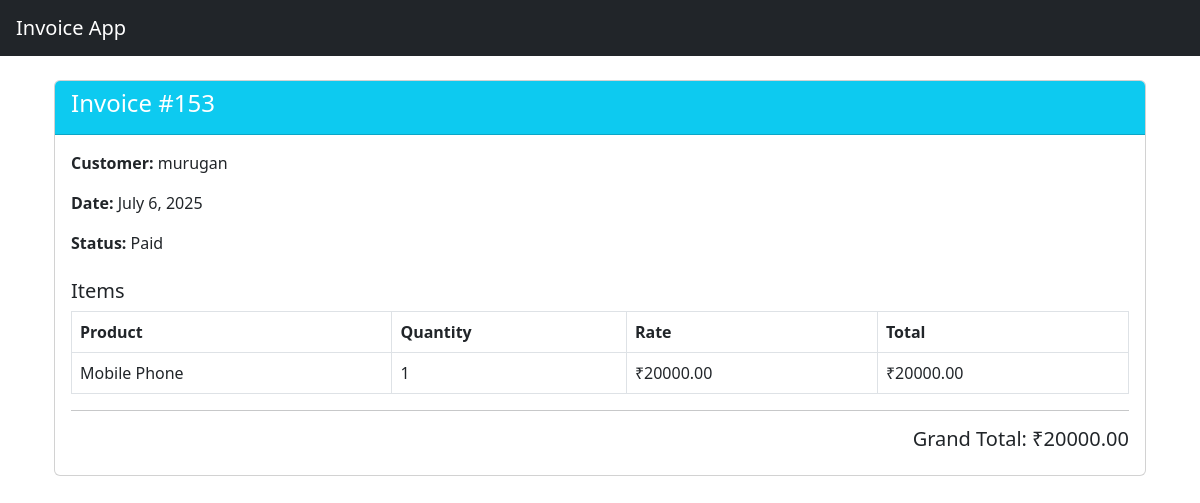
/invoice/invoice/153/ (signed in), run on the app's committed database.
### app1/models.py (models this page shows, shortened)
class Invoice(models.Model):
    customer = models.ForeignKey('Customer', on_delete=models.CASCADE)
    total = models.DecimalField(max_digits=10, decimal_places=2)
    status = models.CharField(max_length=20, choices=[('Paid', 'Paid'), ('Unpaid', 'Unpaid')])
    date = models.DateField(auto_now_add=True)  # You may already have this
    created_at = models.DateTimeField(auto_now_add=True)  # ✅ Add this if missing

class Customer(models.Model):
    name = models.CharField(max_length=100)
    email = models.EmailField()
    phone = models.CharField(max_length=15)
    address = models.TextField()

class InvoiceItem(models.Model):
    invoice = models.ForeignKey(
        Invoice, on_delete=models.CASCADE, related_name="items"
    )
    product = models.ForeignKey(Product, on_delete=models.CASCADE)
    quantity = models.PositiveIntegerField()
    item_total = models.DecimalField(max_digits=10, decimal_places=2)

class Product(models.Model):
    name = models.CharField(max_length=100)
    price = models.DecimalField(max_digits=10, decimal_places=2, default=0.00)
    description = models.TextField(blank=True, null=True)

### app1/views.py (the view)
# urls.py: path('invoice/<int:pk>/', views.invoice_detail, name='invoice_detail'),
@login_required
def invoice_detail(request, pk):
    invoice = get_object_or_404(Invoice, pk=pk)
    items = invoice.items.all()
    return render(request, 'invoice_app/invoice_detail.html', {
        'invoice': invoice,
        'items': items,
    })

### app1/templates/invoice_app/invoice_detail.html (shortened to what this page needs)
{% extends 'invoice_app/base.html' %}
{% block content %}
<div class="container mt-4">
  <div class="card">
    <div class="card-header bg-info text-white">
      <h4>Invoice #{{ invoice.id }}</h4>
    </div>
    <div class="card-body">
      <p><strong>Customer:</strong> {{ invoice.customer.name }}</p>
      <p><strong>Date:</strong> {{ invoice.date }}</p>
      <p><strong>Status:</strong> {{ invoice.status }}</p>
      <h5 class="mt-4">Items</h5>
      <table class="table table-bordered">
        <thead>
          <tr>
            <th>Product</th>
            <th>Quantity</th>
            <th>Rate</th>
            <th>Total</th>
          </tr>
        </thead>
        <tbody>
          {% for item in items %}
          <tr>
            <td>{{ item.product.name }}</td>
            <td>{{ item.quantity }}</td>
            <td>₹{{ item.product.price }}</td>
            <td>₹{{ item.item_total }}</td>
          </tr>
          {% endfor %}
        </tbody>
      </table>
      <hr />
      <h5 class="text-end">Grand Total: ₹{{ invoice.total }}</h5>
    </div>
  </div>
</div>
{% endblock %}

### data on the page
Invoice: id "153", customer.name "murugan", date "July 6, 2025", status "Paid", total "20000.00"
InvoiceItem: product.name "Mobile Phone", quantity "1", product.price "20000.00", item_total "20000.00"
